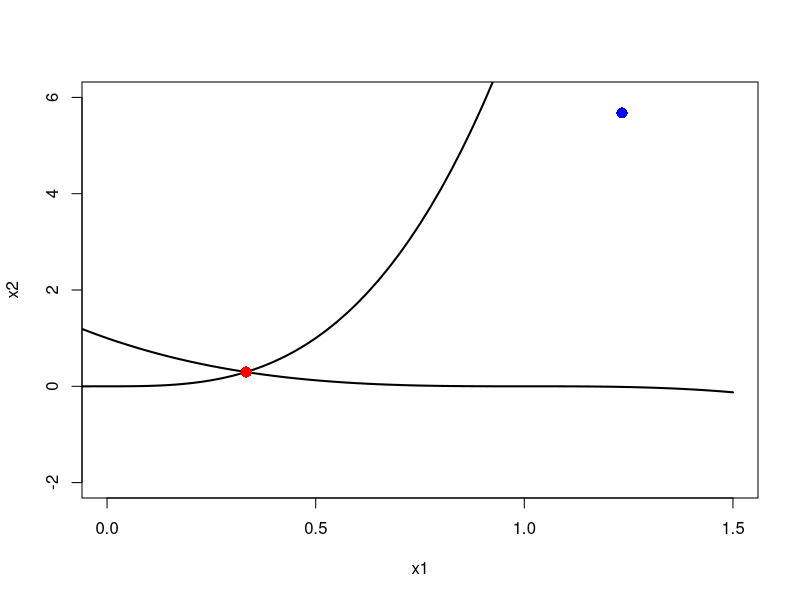

Here is the R script that generated this plot:
## ---- chunk 1
library(nloptr)

eval_f <- function(x) {
  100 * (x[2] - x[1] * x[1])^2 + (1 - x[1])^2
}

eval_grad_f <- function(x) {
  c(-400 * x[1] * (x[2] - x[1] * x[1]) - 2 * (1 - x[1]), 200 * (x[2] - x[1] * x[1]))
}

x0 <- c(-1.2, 1)

opts <- list("algorithm" = "NLOPT_LD_LBFGS", "xtol_rel" = 1.0-8)

res <- nloptr(x0 = x0,
              eval_f = eval_f,
              eval_grad_f = eval_grad_f,
              opts = opts)
res
## ---- chunk 2
eval_f_list <- function(x) {
  f1 <- x[2] - x[1] * x[1]
  f2 <- 1 - x[1]
  list(
    "objective" = 100 * f1^2 + f2^2,
    "gradient" = c(-400 * x[1] * f1 - 2 * f2, 200 * f1))
}

res <- nloptr(x0 = x0,
              eval_f = eval_f_list,
              opts = opts)
res
## ---- chunk 3
eval_f0 <- function(x, a, b) {
  sqrt(x[2])
}

eval_grad_f0 <- function(x, a, b) {
  c(0, 0.5 / sqrt(x[2]))
}

eval_g0 <- function(x, a, b) {
  (a * x[1] + b)^3 - x[2]
}

eval_jac_g0 <- function(x, a, b) {
  rbind(c(3 * a[1] * (a[1] * x[1] + b[1])^2, -1.0),
        c(3 * a[2] * (a[2] * x[1] + b[2])^2, -1.0))
}
a <- c(2, -1)
b <- c(0, 1)

opts = list(
  "algorithm" = "NLOPT_LD_MMA",
  "xtol_rel" = 1.0e-8,
  "print_level" = 2,
  "check_derivatives" = TRUE,
  "check_derivatives_print" = "errors"
)

res0 <- nloptr(x0 = c(1.234, 5.678),
               eval_f = eval_f0,
               eval_grad_f = eval_grad_f0,
               lb = c(-Inf, 0), ub = c(Inf, Inf),
               eval_g_ineq = eval_g0,
               eval_jac_g_ineq = eval_jac_g0,
               opts = opts, a = a, b = b)
## ---- chunk 4
x1 <- seq(-1, 1.5, length.out = 101)
plot(x1, (a[1] * x1 + b[1])^3, type = "l", lwd = 2,
     xlim = c(0, 1.5), ylim = c(-2, 6),
     xlab = "x1", ylab = "x2")
lines(x1, (a[2] * x1 + b[2])^3, lwd = 2)
points(res0$x0[1], res0$x0[2], cex = 1.5, pch = 16, col = "blue")
points(res0$solution[1], res0$solution[2], cex = 1.5, pch = 16, col = "red")
